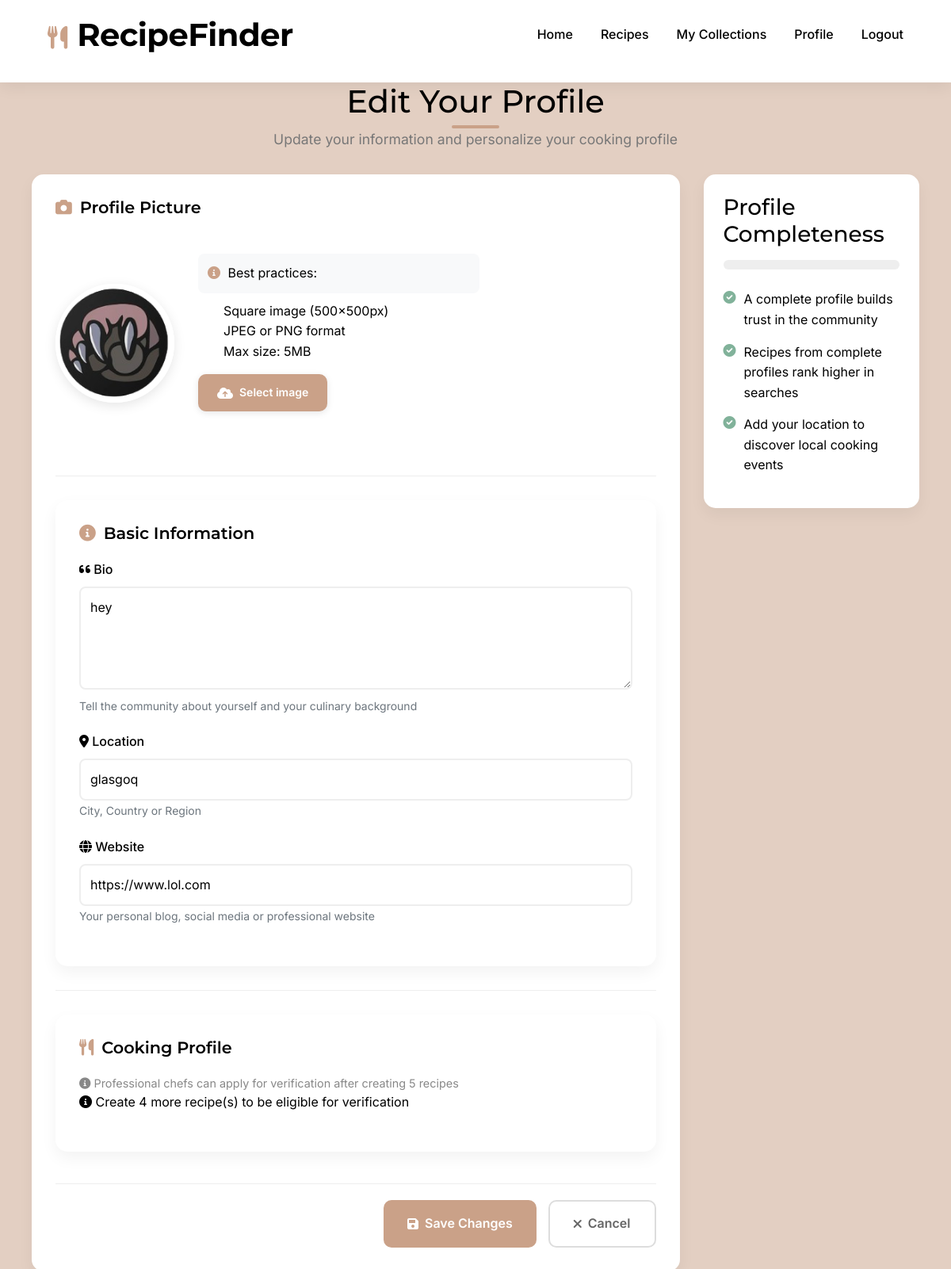
Page /profile/edit/ (signed in, upper part) on the earlier database version.
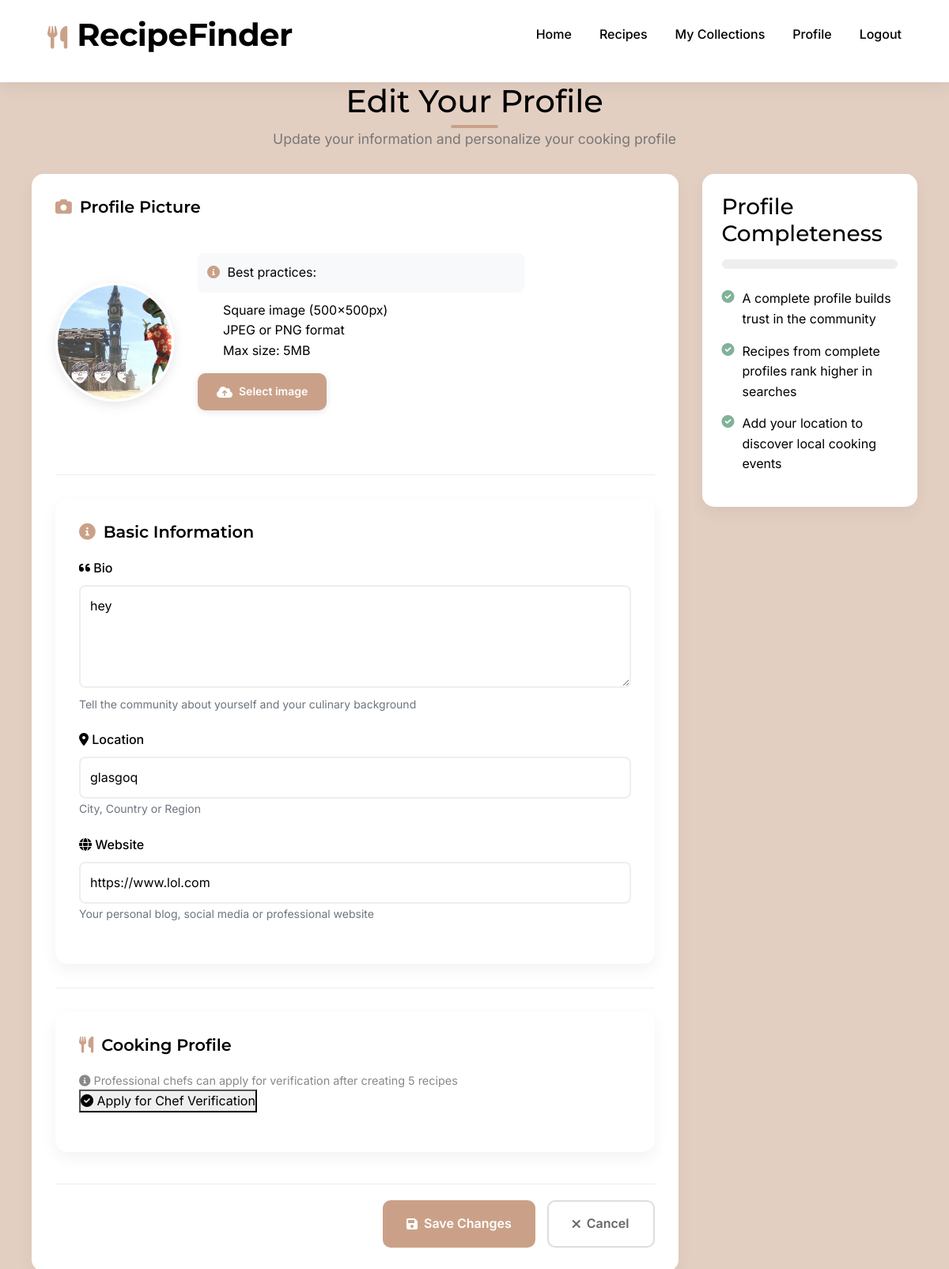
Same page on the later database version.
### RecipeFinderApp/models.py (models this page shows, shortened)
class UserProfile(models.Model):
    user = models.OneToOneField(User, on_delete=models.CASCADE, related_name='profile')
    profile_pic = models.ImageField(upload_to='profile_pics/', blank=True, null=True)
    bio = models.TextField(blank=True, null=True)
    is_chef = models.BooleanField(default=False)  # Indicates if the user identifies as a chef
    chef_verified = models.BooleanField(default=False)  # Verified status after approval
    website = models.URLField(blank=True, null=True)
    location = models.CharField(max_length=100, blank=True, null=True)
    date_joined = models.DateTimeField(auto_now_add=True)
    @property
    def full_name(self):
        return f"{self.user.first_name} {self.user.last_name}"

### RecipeFinderApp/views.py (the view)
# urls.py: path('profile/edit/', views.edit_profile, name='edit_profile'),
@login_required
def edit_profile(request):
    profile = get_object_or_404(UserProfile, user=request.user)
    recipes_count = Recipe.objects.filter(author=request.user).count()
    recipes_needed = max(0, 5 - recipes_count)
    if request.method == 'POST':
        form = UserProfileForm(request.POST, request.FILES, instance=profile)
        if form.is_valid():
            form.save()
            messages.success(request, 'Profile updated successfully!')
            return redirect('profile')
    else:
        form = UserProfileForm(instance=profile)
    return render(request, 'recipe_finder/edit_profile.html', {
        'form': form,
        'profile': profile,
        'recipes_count': recipes_count,
        'recipes_needed': recipes_needed
    })

### RecipeFinderApp/forms.py
class UserProfileForm(forms.ModelForm):
    class Meta:
        model = UserProfile
        fields = ['profile_pic', 'bio', 'website', 'location']
        widgets = {
            'bio': forms.Textarea(attrs={'rows': 4}),
        }

### templates/recipe_finder/edit_profile.html (shortened to what the changed rows need)
{% extends 'recipe_finder/base.html' %}
{% block content %}
<div class="container profile-edit-container">
    <div class="edit-profile-header">
        <h1>Edit Your Profile</h1>
    </div>
    <div class="edit-profile-content">
        <div class="profile-form-container">
            <form method="post" enctype="multipart/form-data" class="profile-form">
                <div class="profile-pic-section">
                    <div class="profile-pic-upload">
                        <div class="current-pic-preview">
                            {% if profile.profile_pic %}
                                <img src="{{ profile.profile_pic.url }}" alt="Current profile picture" id="profilePicPreview">
                            {% else %}
                                <div class="avatar-placeholder">
                                    <i class="fas fa-user"></i>
                                </div>
                            {% endif %}
                        </div>
                    </div>
                </div>
                <div class="form-section">
                    <div class="form-group">
                        <label for="{{ form.bio.id_for_label }}">
                            <i class="fas fa-quote-left"></i> Bio
                        </label>
                        {{ form.bio }}
                        <small class="form-text">Tell the community about yourself and your culinary background</small>
                    </div>
                    <div class="form-group">
                        <label for="{{ form.location.id_for_label }}">
                            <i class="fas fa-map-marker-alt"></i> Location
                        </label>
                        {{ form.location }}
                        <small class="form-text">City, Country or Region</small>
                    </div>
                    <div class="form-group">
                        <label for="{{ form.website.id_for_label }}">
                            <i class="fas fa-globe"></i> Website
                        </label>
                        {{ form.website }}
                        <small class="form-text">Your personal blog, social media or professional website</small>
                    </div>
                </div>
                <div class="form-section">
                    <div class="form-group chef-info">
                        <p class="chef-note">
                            <i class="fas fa-info-circle"></i>
                            Professional chefs can apply for verification after creating 5 recipes
                        </p>
                        {% if recipes_count >= 5 and not profile.chef_verified %}
                            <button id="verify-chef-btn" type="button" class="verify-chef-btn" onclick="openVerificationModal()">
                                <i class="fas fa-check-circle"></i> Apply for Chef Verification
                            </button>
                        {% elif profile.chef_verified %}
                            <div class="verification-status verified">
                                <i class="fas fa-check-circle"></i> Your chef status is verified
                                <span class="verification-badge"><i class="fas fa-shield-alt"></i></span>
                            </div>
                        {% elif recipes_count < 5 %}
                            <div class="verification-status pending">
                                <i class="fas fa-info-circle"></i> Create {{ recipes_needed }} more recipe(s) to be eligible for verification
                            </div>
                        {% endif %}
                    </div>
                </div>
            </form>
        </div>
    </div>
</div>
{% endblock %}

Differences in the rows shown:
changed UserProfile "hey": profile_pic: a different picture
Other differences:
{{ recipes_needed }}: "4" → (not shown)
text no longer shown: "Create more recipe(s) to be eligible for verification"
text now shown: "Apply for Chef Verification"
